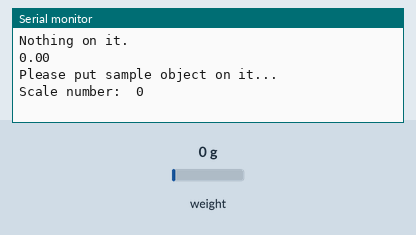
Simulated run of this sketch. Board: Arduino Uno, built with avr-gcc and run on an emulated ATmega328P. Parts: the last lines printed to the serial monitor. Inputs (shaded band) come from the test bench; at power-on: weight on the scale 0 g.

Above: at 3.2 s.
3.3 s: weight on the scale set to 100 g
At 4.6 s:
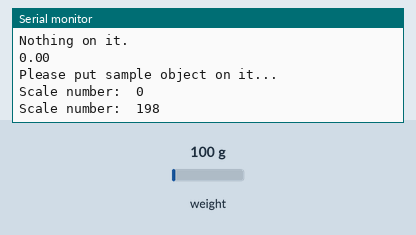
4.8 s: weight on the scale set to 1250 g
At 5.4 s:
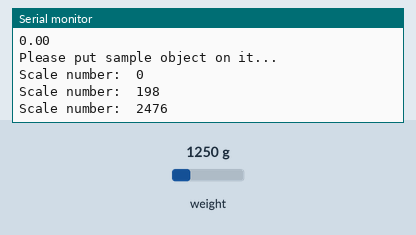
Timing chart, 0 to 7.8 s (numbered marks = the images above; inputs shaded):
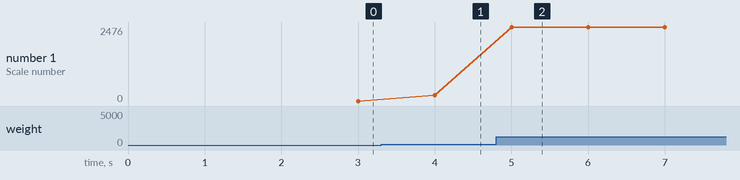

Measured:
- after the input at 3.3 s, the serial monitor: prints a new line after 0.70 s (image 1)
- after the input at 4.8 s, the serial monitor: prints a new line after 0.20 s (image 2)
- plotted number 1: 0 → 198 after the input at 3.3 s, 198 → 2476 after the input at 4.8 s

The sketch:

testHX711Calibration.ino
```cpp
#include "HX711.h"

// HX711 接線設定
const int DT_PIN = A4;
const int SCK_PIN = 11;
const int sample_weight = 212;  //基準物品的真實重量(公克)

HX711 scale;

void setup() {
  Serial.begin(9600);
  scale.begin(DT_PIN, SCK_PIN);
  scale.set_scale();  // 開始取得比例參數
  scale.tare();
  Serial.println("Nothing on it.");
  Serial.println(scale.get_units(10));
  Serial.println("Please put sample object on it..."); //提示放上基準物品

}

void loop() {
  float current_weight=scale.get_units(10);  // 取得10次數值的平均
  float scale_factor=(current_weight/sample_weight);
  Serial.print("Scale number:  ");
  Serial.println(scale_factor,0);  // 顯示比例參數

}
```
